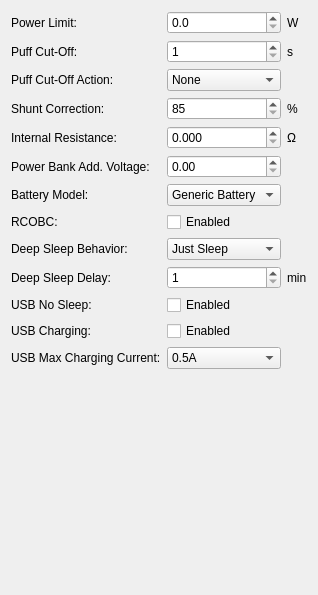
          <widget class="QWidget" name="tab_15">
           <attribute name="title">
            <string>Settings</string>
           </attribute>
           <layout class="QVBoxLayout" name="verticalLayout_15">
            <item>
             <layout class="QGridLayout" name="gridLayout_19">
              <item row="9" column="2">
               <widget class="QLabel" name="label_83">
                <property name="text">
                 <string>min</string>
                </property>
               </widget>
              </item>
              <item row="6" column="1">
               <widget class="QComboBox" name="advBatteryModelCombo">
                <item>
                 <property name="text">
                  <string>Generic Battery</string>
                 </property>
                </item>
                <item>
                 <property name="text">
                  <string>USR 1</string>
                 </property>
                </item>
                <item>
                 <property name="text">
                  <string>USR 2</string>
                 </property>
                </item>
                <item>
                 <property name="text">
                  <string>USR 3</string>
                 </property>
                </item>
               </widget>
              </item>
              <item row="11" column="1">
               <widget class="QCheckBox" name="advUsbChargeCheck">
                <property name="text">
                 <string>Enabled</string>
                </property>
               </widget>
              </item>
              <item row="11" column="0">
               <widget class="QLabel" name="label_76">
                <property name="text">
                 <string>USB Charging:</string>
                </property>
               </widget>
              </item>
              <item row="4" column="1">
               <widget class="QDoubleSpinBox" name="advInternalResistanceSpin">
                <property name="decimals">
                 <number>3</number>
                </property>
                <property name="maximum">
                 <double>0.100000000000000</double>
                </property>
                <property name="singleStep">
                 <double>0.010000000000000</double>
                </property>
               </widget>
              </item>
              <item row="3" column="1">
               <widget class="QSpinBox" name="advShuntCorrectionSpin">
                <property name="minimum">
                 <number>85</number>
                </property>
                <property name="maximum">
                 <number>115</number>
                </property>
               </widget>
              </item>
              <item row="1" column="1">
               <widget class="QSpinBox" name="advPuffCutoffSpin">
                <property name="minimum">
                 <number>1</number>
                </property>
                <property name="maximum">
                 <number>60</number>
                </property>
               </widget>
              </item>
              <item row="9" column="0">
               <widget class="QLabel" name="label_74">
                <property name="text">
                 <string>Deep Sleep Delay:</string>
                </property>
               </widget>
              </item>
              <item row="3" column="0">
               <widget class="QLabel" name="label_68">
                <property name="text">
                 <string>Shunt Correction:</string>
                </property>
               </widget>
              </item>
              <item row="5" column="0">
               <widget class="QLabel" name="label_27">
                <property name="text">
                 <string>Power Bank Add. Voltage:</string>
                </property>
               </widget>
              </item>
              <item row="7" column="1">
               <widget class="QCheckBox" name="advRCOBCCheck">
                <property name="text">
                 <string>Enabled</string>
                </property>
               </widget>
              </item>
              <item row="4" column="0">
               <widget class="QLabel" name="label_69">
                <property name="text">
                 <string>Internal Resistance:</string>
                </property>
               </widget>
              </item>
              <item row="1" column="0">
               <widget class="QLabel" name="label_66">
                <property name="text">
                 <string>Puff Cut-Off:</string>
                </property>
               </widget>
              </item>
              <item row="3" column="2">
               <widget class="QLabel" name="label_80">
                <property name="text">
                 <string>%</string>
                </property>
               </widget>
              </item>
              <item row="9" column="1">
               <widget class="QSpinBox" name="advDeepSleepDelaySpin">
                <property name="minimum">
                 <number>1</number>
                </property>
                <property name="maximum">
                 <number>30</number>
                </property>
               </widget>
              </item>
              <item row="2" column="1">
               <widget class="QComboBox" name="advPuffCutoffActionCombo">
                <item>
                 <property name="text">
                  <string>None</string>
                 </property>
                </item>
                <item>
                 <property name="text">
                  <string>Turn Off Device</string>
                 </property>
                </item>
                <item>
                 <property name="text">
                  <string>Lock Device</string>
                 </property>
                </item>
               </widget>
              </item>
              <item row="0" column="1">
               <widget class="QDoubleSpinBox" name="advPowerLimitSpin">
                <property name="decimals">
                 <number>1</number>
                </property>
                <property name="maximum">
                 <double>300.000000000000000</double>
                </property>
               </widget>
              </item>
              <item row="7" column="0">
               <widget class="QLabel" name="label_72">
                <property name="text">
                 <string>RCOBC:</string>
                </property>
               </widget>
              </item>
              <item row="12" column="1">
               <widget class="QComboBox" name="advUsbMaxCurrCombo">
                <item>
                 <property name="text">
                  <string>0.5A</string>
                 </property>
                </item>
                <item>
                 <property name="text">
                  <string>1.0A</string>
                 </property>
                </item>
                <item>
                 <property name="text">
                  <string>1.5A</string>
                 </property>
                </item>
                <item>
                 <property name="text">
                  <string>2.0A</string>
                 </property>
                </item>
               </widget>
              </item>
              <item row="8" column="1">
               <widget class="QComboBox" name="advDeepSleepBehaviorCombo">
                <item>
                 <property name="text">
                  <string>Just Sleep</string>
                 </property>
                </item>
                <item>
                 <property name="text">
                  <string>Lock Device</string>
                 </property>
                </item>
                <item>
                 <property name="text">
                  <string>Turn Off Device</string>
                 </property>
                </item>
               </widget>
              </item>
              <item row="10" column="1">
               <widget class="QCheckBox" name="advUsbNoSleepCheck">
                <property name="text">
                 <string>Enabled</string>
                </property>
               </widget>
              </item>
              <item row="12" column="0">
               <widget class="QLabel" name="label_77">
                <property name="text">
                 <string>USB Max Charging Current:</string>
                </property>
               </widget>
              </item>
              <item row="1" column="2">
               <widget class="QLabel" name="label_79">
                <property name="text">
                 <string>s</string>
                </property>
               </widget>
              </item>
              <item row="6" column="0">
               <widget class="QLabel" name="label_71">
                <property name="text">
                 <string>Battery Model:</string>
                </property>
               </widget>
              </item>
              <item row="4" column="2">
               <widget class="QLabel" name="label_81">
                <property name="text">
                 <string>Ω</string>
                </property>
               </widget>
              </item>
              <item row="8" column="0">
               <widget class="QLabel" name="label_73">
                <property name="text">
                 <string>Deep Sleep Behavior:</string>
                </property>
               </widget>
              </item>
              <item row="0" column="2">
               <widget class="QLabel" name="label_78">
                <property name="text">
                 <string>W</string>
                </property>
               </widget>
              </item>
              <item row="5" column="1">
               <widget class="QDoubleSpinBox" name="advPowerBankAddVoltSpin">
                <property name="maximum">
                 <double>0.250000000000000</double>
                </property>
                <property name="singleStep">
                 <double>0.050000000000000</double>
                </property>
               </widget>
              </item>
              <item row="0" column="0">
               <widget class="QLabel" name="label_65">
                <property name="text">
                 <string>Power Limit:</string>
                </property>
               </widget>
              </item>
              <item row="2" column="0">
               <widget class="QLabel" name="label_26">
                <property name="text">
                 <string>Puff Cut-Off Action:</string>
                </property>
               </widget>
              </item>
              <item row="10" column="0">
               <widget class="QLabel" name="label_75">
                <property name="text">
                 <string>USB No Sleep:</string>
                </property>
               </widget>
              </item>
             </layout>
            </item>
            <item>
             <spacer name="verticalSpacer_12">
              <property name="orientation">
               <enum>Qt::Vertical</enum>
              </property>
              <property name="sizeHint" stdset="0">
               <size>
                <width>20</width>
                <height>215</height>
               </size>
              </property>
             </spacer>
            </item>
           </layout>
          </widget>
